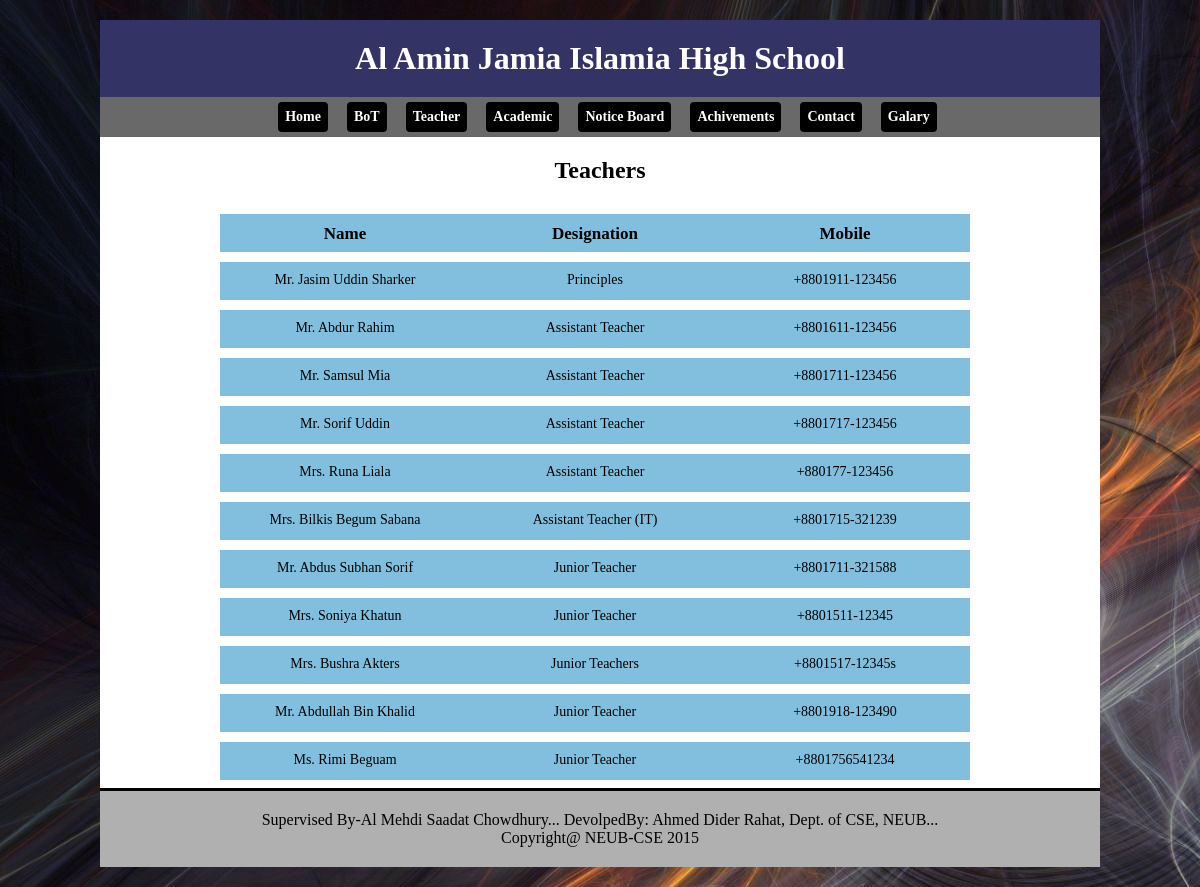
Page /teacher.php on the committed database.
### tables this page shows
CREATE TABLE IF NOT EXISTS `teacher` (
  `te_id` int(11) NOT NULL AUTO_INCREMENT,
  `te_name` varchar(255) NOT NULL,
  `te_des` varchar(255) NOT NULL,
  `te_mobile` varchar(15) NOT NULL,
  PRIMARY KEY (`te_id`)
);

### teacher.php (the view, shortened to what this page needs)
<?php
	include("include/header.php");
?>
		<section id="BoT_main">
			<h2 style="margin-bottom:10px; margin-top:20px; text-align:center">Teachers</h2> </br>
			<div style="margin-left:120px; border:0px solid green">
				<div>
					<div id="test_head">Name</div>
					<div id="test_head">Designation</div>
					<div id="test_head">Mobile</div>
				</div>
				<div>
					<?php
						$sql="select * from teacher order by te_id asc ";
						$result=mysql_query($sql);
						while($array=mysql_fetch_array($result))
						{?>
						<div>
							<div id="test"><?php echo $array['te_name']; ?></div>
							<div id="test"><?php echo $array['te_des']; ?></div>
							<div id="test"><?php echo $array['te_mobile']; ?></div>
						</div>
						<?php }?>
				</div>
			</div>
		</section>
	<?php include ("include/footer.php"); ?>

### css/main.css (style rules this page uses)
* { margin: 0px; padding: 0px; }
section, footer, aside, nav, article, hgroup { display: block; }
body { background: url(../admin/images/home9.jpg) repeat left top ; text-align: center; }
#test_head { font: bold 17px Tahoma; float: left; width: 250px; text-align: center; border: 0px solid red; margin: 2px 0px 8px 0px; height: 28px; padding-top: 10px; background: #82BEDE; }
#test { font: 14px Tahoma; float: left; width: 250px; text-align: center; border: 0px solid red; margin: 2px 0px 8px 0px; height: 28px; padding-top: 10px; background: #82BEDE; }

### rows in the picture
teacher: te_name "Mr. Jasim Uddin Sharker", te_des "Principles", te_mobile "+8801911-123456"
teacher: te_name "Mr. Abdur Rahim", te_des "Assistant Teacher", te_mobile "+8801611-123456"
teacher: te_name "Mr. Samsul Mia", te_des "Assistant Teacher", te_mobile "+8801711-123456"
teacher: te_name "Mr. Sorif Uddin", te_des "Assistant Teacher", te_mobile "+8801717-123456"
teacher: te_name "Mrs. Runa Liala", te_des "Assistant Teacher", te_mobile "+880177-123456"
teacher: te_name "Mrs. Bilkis Begum Sabana", te_des "Assistant Teacher (IT)", te_mobile "+8801715-321239"
teacher: te_name "Mr. Abdus Subhan Sorif", te_des "Junior Teacher", te_mobile "+8801711-321588"
teacher: te_name "Mrs. Soniya Khatun", te_des "Junior Teacher", te_mobile "+8801511-12345"
teacher: te_name "Mrs. Bushra Akters", te_des "Junior Teachers", te_mobile "+8801517-12345s"
teacher: te_name "Mr. Abdullah Bin Khalid", te_des "Junior Teacher", te_mobile "+8801918-123490"
teacher: te_name "Ms. Rimi Beguam", te_des "Junior Teacher", te_mobile "+8801756541234"
